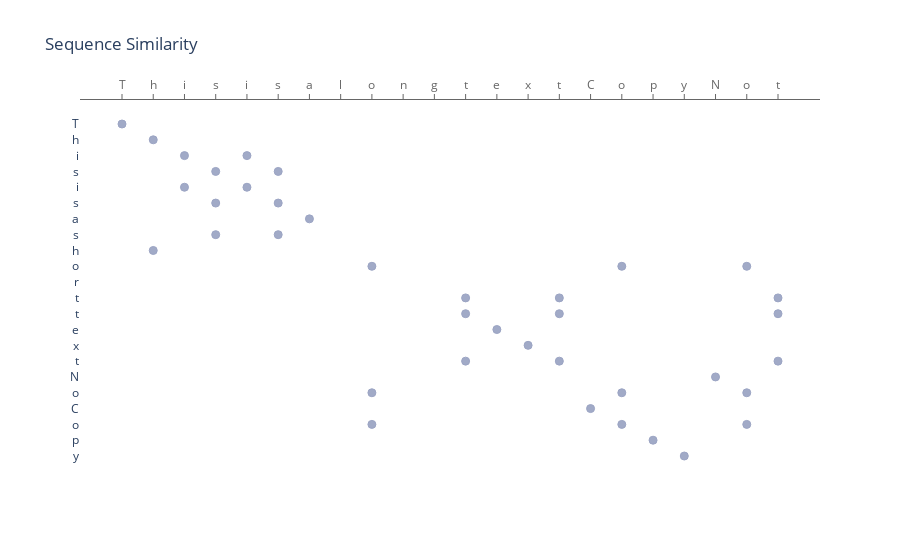

The notebook cell saved with this chart:
### Markdown cell above
## Dot Plot Visualization

### Code cell
fig = go.Figure()

for l in match_lists:
    fig.add_trace(go.Scatter(
        x=l,
        y=list(range(len(al))),
        name='Match',
        marker=dict(
            color='rgba(156, 165, 196, 0.95)',
            line_color='rgba(156, 165, 196, 1.0)',
        )
    ))

fig.update_traces(mode='markers', marker=dict(line_width=1, symbol='circle', size=8))

fig.update_layout(
    title="Sequence Similarity",
    xaxis=dict(
        showgrid=False,
        showline=True,
        linecolor='rgb(102, 102, 102)',
        tickfont_color='rgb(102, 102, 102)',
        showticklabels=True,
        ticks='outside',
        tickcolor='rgb(102, 102, 102)',
        tickmode = 'array',
        tickvals = list(range(len(bl))),
        ticktext = bl
    ),
    yaxis=dict(
        tickmode = 'array',
        tickvals = list(range(len(al))),
        ticktext = al
    ),
    paper_bgcolor='white',
    plot_bgcolor='white',
    hovermode='closest',
)
fig.update_layout(showlegend=False)
fig.update_xaxes(showspikes=True, side="top")
fig.update_yaxes(showspikes=True, autorange="reversed")
fig.show()

### Figure 1 — Plotly figure (JSON) as saved in the notebook; plotly's stock layout.template omitted (floating-point values rounded to 4 significant figures)
{"data": [{"marker": {"color": "rgba(156, 165, 196, 0.95)", "line": {"color": "rgba(156, 165, 196, 1.0)", "width": 1}, "size": 8, "symbol": "circle"}, "mode": "markers", "name": "Match", "type": "scatter", "x": [0, 1, 2, 3, 2, 3, 6, 3, 1, 8, null, 11, 11, 12, 13, 11, 19, 8, 15, 8, 17, 18], "y": [0, 1, 2, 3, 4, 5, 6, 7, 8, 9, 10, 11, 12, 13, 14, 15, 16, 17, 18, 19, 20, 21]}, {"marker": {"color": "rgba(156, 165, 196, 0.95)", "line": {"color": "rgba(156, 165, 196, 1.0)", "width": 1}, "size": 8, "symbol": "circle"}, "mode": "markers", "name": "Match", "type": "scatter", "x": [null, null, 4, 5, 4, 5, null, 5, null, 16, null, 14, 14, null, null, 14, null, 16, null, 16, null, null], "y": [0, 1, 2, 3, 4, 5, 6, 7, 8, 9, 10, 11, 12, 13, 14, 15, 16, 17, 18, 19, 20, 21]}, {"marker": {"color": "rgba(156, 165, 196, 0.95)", "line": {"color": "rgba(156, 165, 196, 1.0)", "width": 1}, "size": 8, "symbol": "circle"}, "mode": "markers", "name": "Match", "type": "scatter", "x": [null, null, null, null, null, null, null, null, null, 20, null, 21, 21, null, null, 21, null, 20, null, 20, null, null], "y": [0, 1, 2, 3, 4, 5, 6, 7, 8, 9, 10, 11, 12, 13, 14, 15, 16, 17, 18, 19, 20, 21]}], "layout": {"hovermode": "closest", "paper_bgcolor": "white", "plot_bgcolor": "white", "showlegend": false, "title": {"text": "Sequence Similarity"}, "xaxis": {"linecolor": "rgb(102, 102, 102)", "showgrid": false, "showline": true, "showspikes": true, "showticklabels": true, "side": "top", "tickcolor": "rgb(102, 102, 102)", "tickfont": {"color": "rgb(102, 102, 102)"}, "tickmode": "array", "ticks": "outside", "ticktext": ["T", "h", "i", "s", "i", "s", "a", "l", "o", "n", "g", "t", "e", "x", "t", "C", "o", "p", "y", "N", "o", "t"], "tickvals": [0, 1, 2, 3, 4, 5, 6, 7, 8, 9, 10, 11, 12, 13, 14, 15, 16, 17, 18, 19, 20, 21]}, "yaxis": {"autorange": "reversed", "showspikes": true, "tickmode": "array", "ticktext": ["T", "h", "i", "s", "i", "s", "a", "s", "h", "o", "r", "t", "t", "e", "x", "t", "N", "o", "C", "o", "p", "y"], "tickvals": [0, 1, 2, 3, 4, 5, 6, 7, 8, 9, 10, 11, 12, 13, 14, 15, 16, 17, 18, 19, 20, 21]}}}
